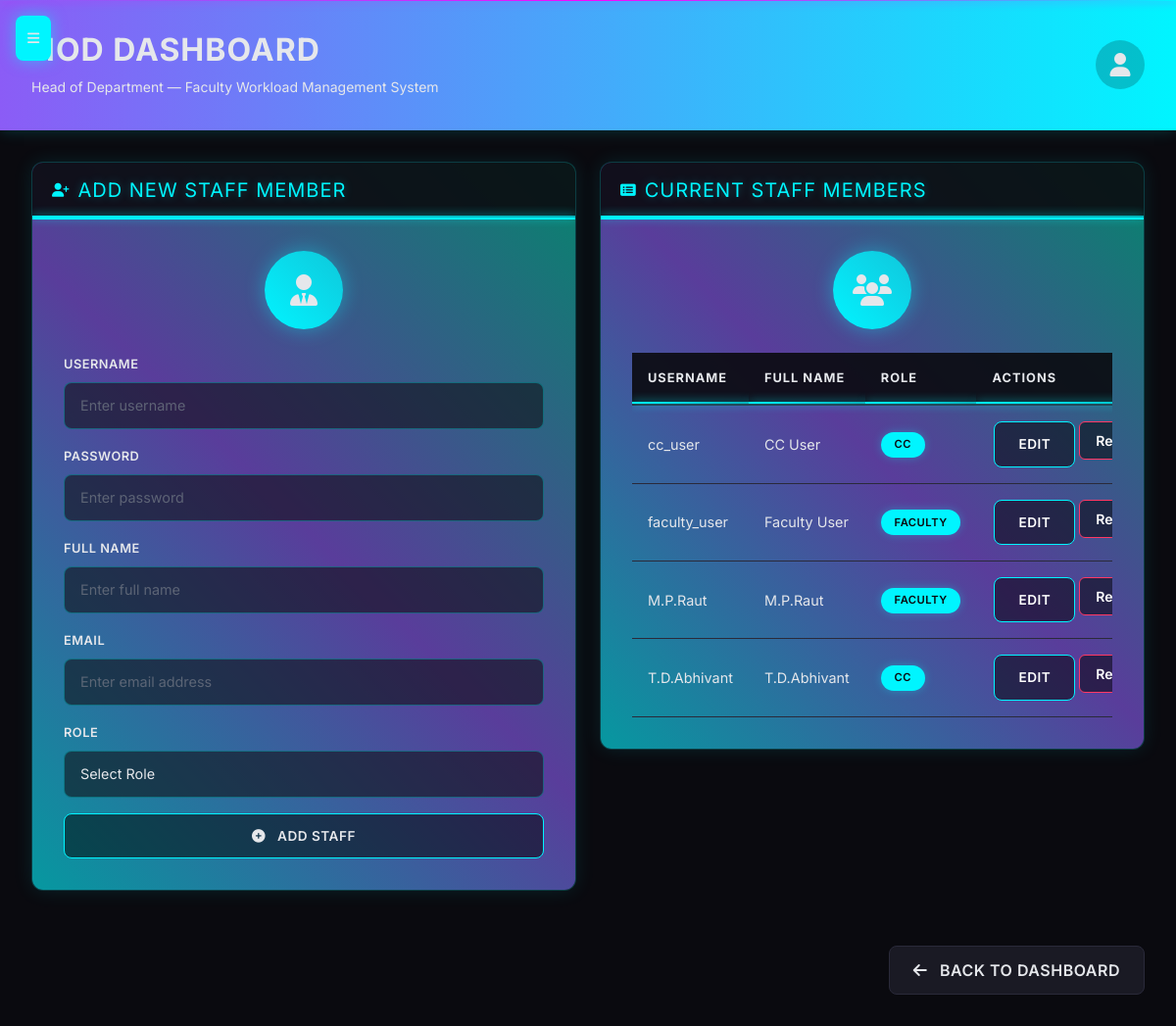
The page /add_staff (signed in) on the database its author committed.
### models.py (models this page shows, shortened)
class User(UserMixin, db.Model):
    id = db.Column(db.Integer, primary_key=True)
    username = db.Column(db.String(150), unique=True, nullable=False)
    password_hash = db.Column(db.String(256))
    role = db.Column(db.String(20), nullable=False)  # hod, cc, faculty, student
    email = db.Column(db.String(120), unique=True)
    phone = db.Column(db.String(15))
    full_name = db.Column(db.String(200))
    department = db.Column(db.String(100))
    profile_picture = db.Column(db.String(200))
    date_joined = db.Column(db.DateTime, default=datetime.utcnow)
    last_login = db.Column(db.DateTime)
    is_active = db.Column(db.Boolean, default=True)
    roll_number = db.Column(db.String(20))  # For students
    section = db.Column(db.String(10))     # For students

### app.py (the view, shortened to what this page needs)
@app.route('/add_staff', methods=['GET', 'POST'])
@login_required
def add_staff():
    if current_user.role != 'hod':
        flash("Unauthorized access", "danger")
        return redirect(url_for('login'))
    staff = User.query.filter(User.role.in_(['faculty', 'cc'])).all()
    return render_template('hod/add_staff.html', users=staff)

### app.py (called while the page is built)
@login_manager.user_loader
def load_user(user_id):
    return User.query.get(int(user_id))

### templates/hod/add_staff.html (shortened to what this page needs)
{% extends "hod_base.html" %}
{% block content %}
<div class="row">
    <div class="col-md-6">
        <div class="card">
            <div class="card-header d-flex align-items-center">
                <i class="fas fa-user-plus me-2"></i>
                <h5 class="mb-0">Add New Staff Member</h5>
            </div>
            <div class="card-body">
                <div class="icon-container">
                    <i class="fas fa-user-tie"></i>
                </div>
                <form method="POST" action="{{ url_for('add_staff') }}">
                    <div class="mb-3">
                        <label for="username" class="form-label">Username</label>
                        <input type="text" class="form-control" id="username" name="username" required placeholder="Enter username">
                    </div>
                    <div class="mb-3">
                        <label for="password" class="form-label">Password</label>
                        <input type="password" class="form-control" id="password" name="password" required placeholder="Enter password">
                    </div>
                    <div class="mb-3">
                        <label for="full_name" class="form-label">Full Name</label>
                        <input type="text" class="form-control" id="full_name" name="full_name" placeholder="Enter full name">
                    </div>
                    <div class="mb-3">
                        <label for="email" class="form-label">Email</label>
                        <input type="email" class="form-control" id="email" name="email" placeholder="Enter email address">
                    </div>
                    <div class="mb-3">
                        <label for="role" class="form-label">Role</label>
                        <select class="form-select" id="role" name="role" required>
                            <option value="">Select Role</option>
                        </select>
                    </div>
                    <button type="submit" class="btn btn-primary w-100">
                        <i class="fas fa-plus-circle me-2"></i> Add Staff
                    </button>
                </form>
            </div>
        </div>
    </div>
    <div class="col-md-6">
        <div class="card">
            <div class="card-header d-flex align-items-center">
                <i class="fas fa-list-alt me-2"></i>
                <h5 class="mb-0">Current Staff Members</h5>
            </div>
            <div class="card-body">
                <div class="icon-container">
                    <i class="fas fa-users"></i>
                </div>
                <div class="table-responsive">
                    <table class="table table-hover">
                        <thead>
                            <tr>
                                <th>Username</th>
                                <th>Full Name</th>
                                <th>Role</th>
                                <th>Actions</th>
                            </tr>
                        </thead>
                        <tbody>
                            {% if users %}
                                {% for user in users %}
                                <tr>
                                    <td>{{ user.username }}</td>
                                    <td>{{ user.full_name or 'N/A' }}</td>
                                    <td>
                                        <span class="badge
                                            {% if user.role == 'faculty' %}bg-primary
                                            {% elif user.role == 'cc' %}bg-info
                                            {% else %}bg-secondary{% endif %}">
                                            {{ user.role|title }}
                                        </span>
                                    </td>
                                    <td>
                                        <div class="btn-group" role="group">
                                            <a href="{{ url_for('edit_staff', user_id=user.id) }}" class="btn btn-sm btn-primary" title="Edit Staff">
                                                Edit
                                            </a>
                                            <form method="POST" action="{{ url_for('remove_staff') }}" style="display: inline;">
                                                <button type="submit" class="btn btn-sm btn-danger" onclick="return confirm('Are you sure you want to remove this staff member?')" title="Remove Staff">
                                                    Remove
                                                </button>
                                            </form>
                                        </div>
                                    </td>
                                </tr>
                                {% endfor %}
                            {% endif %}
                        </tbody>
                    </table>
                </div>
            </div>
        </div>
    </div>
</div>
<div class="d-flex justify-content-end mt-4">
    <a href="{{ url_for('hod_dashboard') }}" class="btn btn-secondary">
        <i class="fas fa-arrow-left me-2"></i> Back to Dashboard
    </a>
</div>
{% endblock %}

### templates/hod/add_staff.html (style rules this page uses)
.btn-group .btn { margin: 0 2px; min-width: 70px; font-size: 0.875rem; font-weight: 500; color: white !important; text-align: center; }
.table td:last-child { white-space: nowrap; width: 160px; }

### rows shown on the page
User: username "cc_user", full_name "CC User", role "CC"
User: username "faculty_user", full_name "Faculty User", role "FACULTY"
User: username "M.P.Raut", full_name "M.P.Raut", role "FACULTY"
User: username "T.D.Abhivant", full_name "T.D.Abhivant", role "CC"
